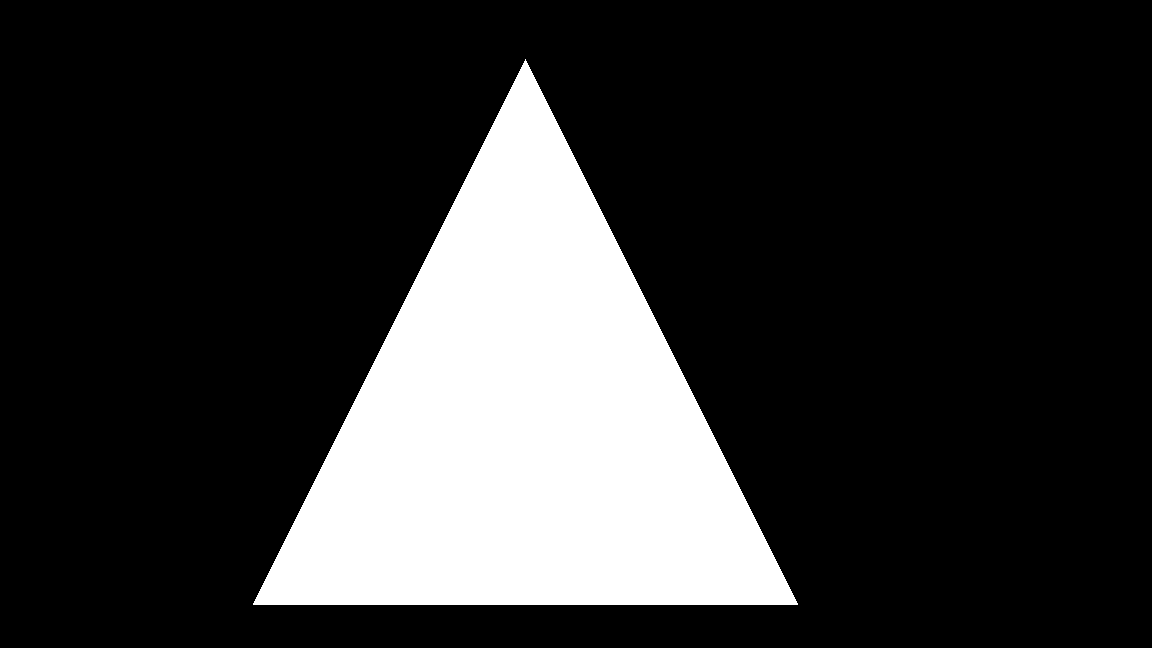
#> input picture lab-12/input.png, 1152 x 648 px
$ jupyter execute lab-12.ipynb
#> lines starting #> are read from the running program, lines starting #| are printed output that depends on the picture; after the words box and inside, x2 and y2 are one past the last pixel; in counts of white or black regions, pixels touching at a corner belong together
## Lab 12 Boundary by Morphological

[cell 1]
import cv2 as cv
import numpy as np
from matplotlib import pyplot as plt

[cell 2]
src = cv.imread("./input.png")
#> src is the input picture: shape (648, 1152, 3); 20% white; 1 white region, box (x1, y1, x2, y2) and area: (253, 59, 798, 605) 149058
gray_img = cv.cvtColor(src,cv.COLOR_BGR2GRAY)
_,bin_img = cv.threshold(gray_img,127,255,cv.THRESH_BINARY)
plt.rcParams["figure.figsize"] = [30, 18]
#plt.rcParams["figure.autolayout"] = True
plt.imshow(bin_img,cmap='gray'),plt.xticks([]),plt.yticks([])
plt.show()

[cell 3]
rect3x3 = cv.getStructuringElement(cv.MORPH_RECT,(3,3))
cross3x3 = cv.getStructuringElement(cv.MORPH_CROSS,(3,3))
ellipse3x3 = cv.getStructuringElement(cv.MORPH_ELLIPSE,(3,3))
rect5x5 = cv.getStructuringElement(cv.MORPH_RECT,(5,5))
cross5x5 = cv.getStructuringElement(cv.MORPH_CROSS,(5,5))
ellipse5x5 = cv.getStructuringElement(cv.MORPH_ELLIPSE,(5,5))

ellipse11x11 = cv.getStructuringElement(cv.MORPH_ELLIPSE,(11,11)) #แบบ cross และ rect มุมจะหาย ๆ ใช้ ellipse ดีกว่า

[cell 4]
eroded_img = cv.erode(bin_img,ellipse11x11)
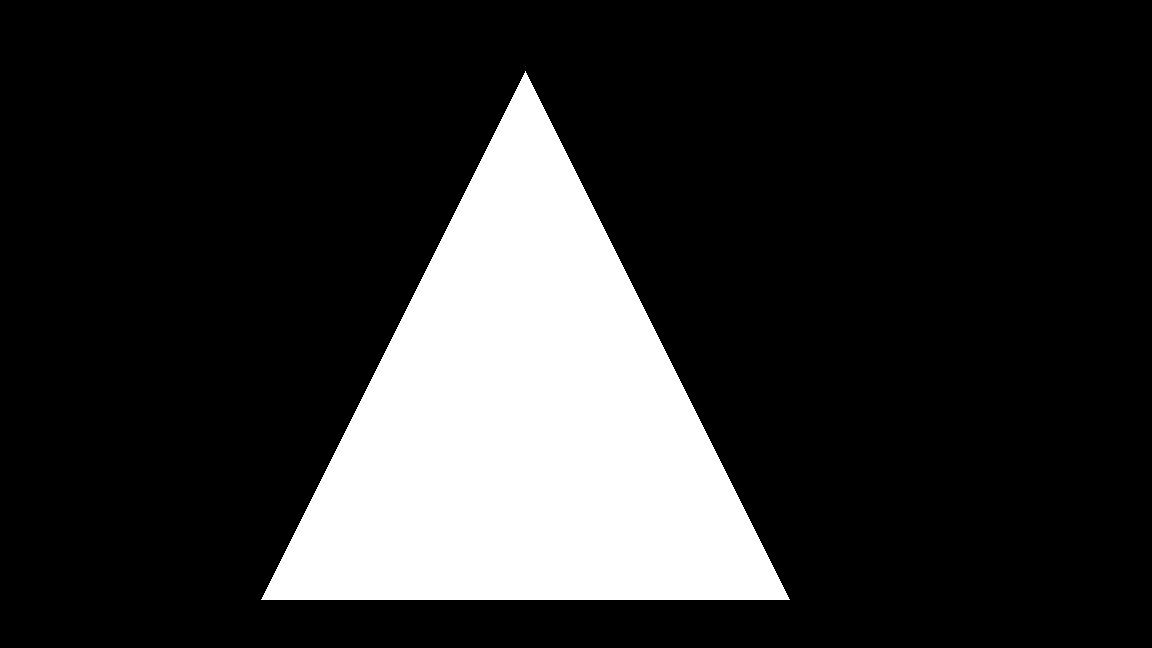
#> eroded_img: shape (648, 1152); 18.7% white; 1 white region, box (x1, y1, x2, y2) and area: (261, 71, 790, 600) 139921
boundary_img = bin_img - eroded_img
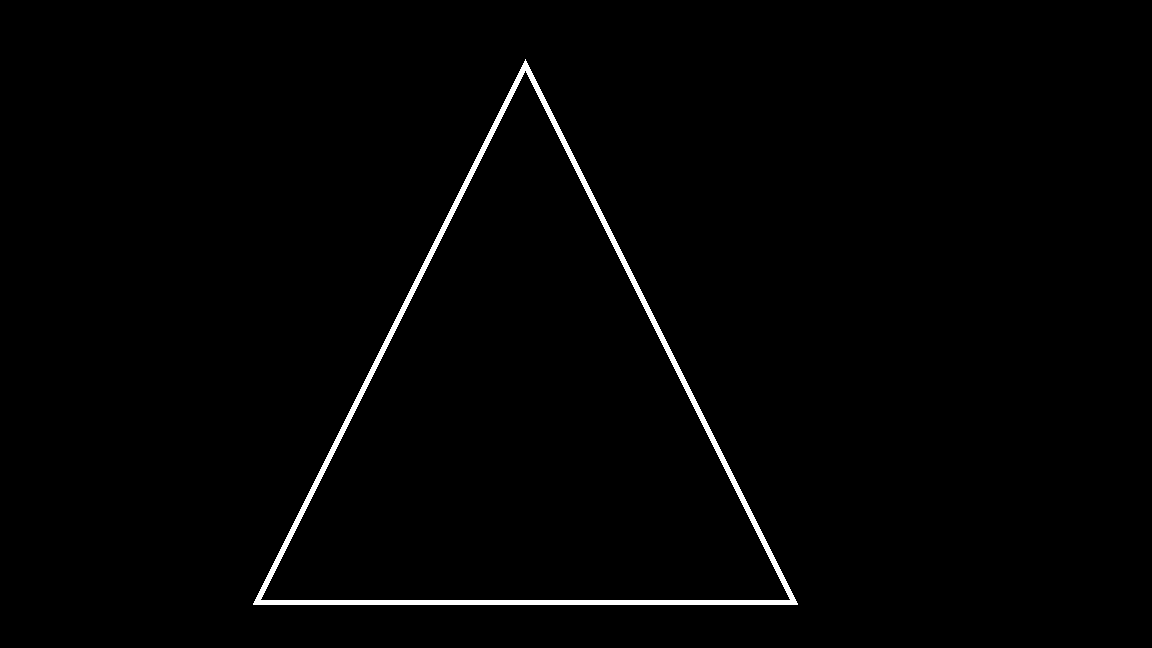
#> boundary_img: shape (648, 1152); 1.2% white; 1 white region, box (x1, y1, x2, y2) and area: (253, 59, 798, 605) 9137
plt.rcParams["figure.figsize"]=[16,14]
plt.subplot(131),plt.imshow(boundary_img,cmap="gray"),plt.title('boundary_img')
plt.xticks([]), plt.yticks([])
plt.subplot(132),plt.imshow(bin_img,cmap="gray"),plt.title('bin_img')
plt.xticks([]), plt.yticks([])
plt.subplot(133),plt.imshow(eroded_img,cmap="gray"),plt.title('eroded_img')
plt.xticks([]), plt.yticks([])
plt.show()
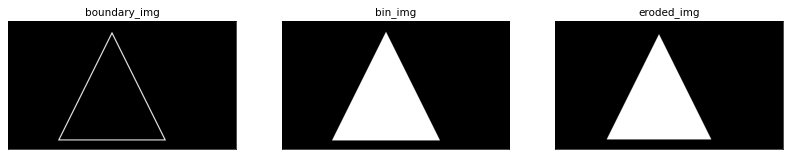
#> figure drawn by matplotlib, 3 panels
